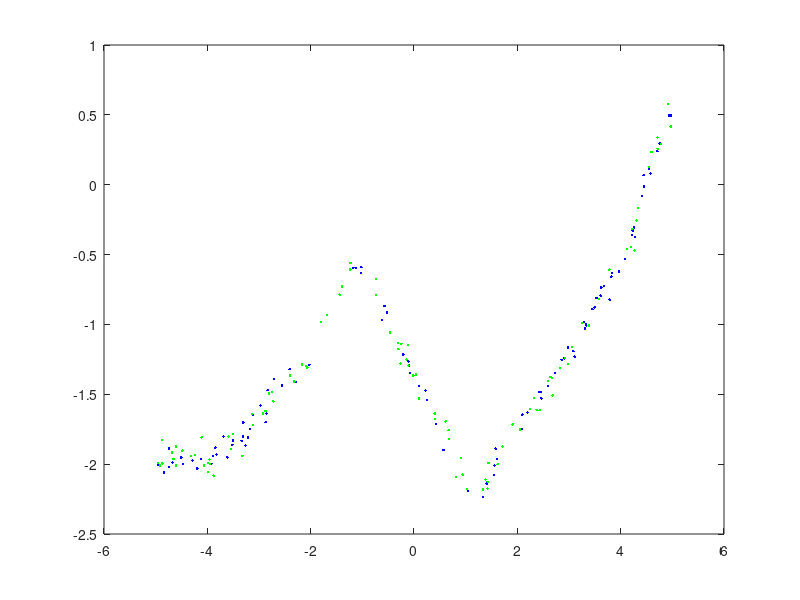

Reproduce this figure in MATLAB. (Note: this script raises an error after producing the figure.)
% Load data
warning off all;
close all;
clear all;
load nonLinearData.mat;
[n,d] = size(X);

% Plotting Code
plot(X,y,'b.');
hold on;
plot(Xtest,ytest,'g.');
xl = xlim;
yl = ylim;
Xvals = [xl(1):.1:xl(2)]';
pause(.1);

% Display result of fitting with RBF kernel
for sigma = 2.^[3:-1:-4]
    %% Train on X, test on Xtest
    model = leastSquaresRBF(X,y,sigma);
    yhat = model.predict(model,Xtest);
    fprintf('Test error with sigma = %f is %f\n',sigma,mean(abs(yhat-ytest)));
    
    %% Plotting Code
    figure(1);clf;
    plot(X,y,'b.');
    hold on;
    plot(Xtest,ytest,'g.');
    yvals = model.predict(model,Xvals);
    plot(Xvals,yvals,'r-');
    legend({'Train','Test'});
    ylim(yl);
    title(sprintf('RBF Basis (sigma = %f)',sigma));
    pause(.25);
end